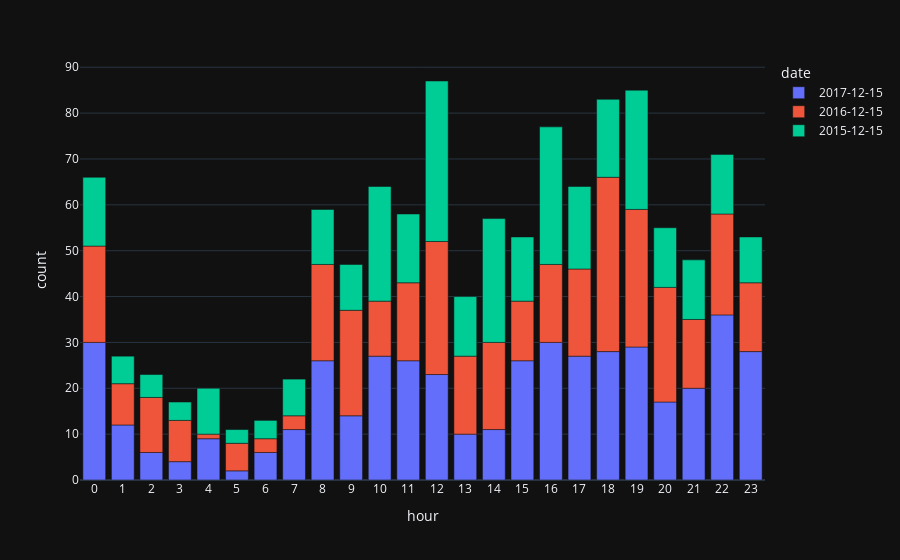

Notebook code cell kept with this figure:
### Code cell
# Create bar chart for the 3 date by hour cirme count
fig = px.bar(df_data, x="hour", y="count", color="date")
fig.update_layout(template='plotly_dark', xaxis={"tickmode": "linear"})
fig.show()

### Figure 1 — Plotly figure (JSON) as saved in the notebook; plotly's stock layout.template omitted (floating-point values rounded to 4 significant figures)
{"data": [{"alignmentgroup": "True", "hovertemplate": "date=2017-12-15<br>hour=%{x}<br>count=%{y}<extra></extra>", "legendgroup": "2017-12-15", "marker": {"color": "#636efa", "pattern": {"shape": ""}}, "name": "2017-12-15", "offsetgroup": "2017-12-15", "orientation": "v", "showlegend": true, "textposition": "auto", "type": "bar", "x": [23, 22, 21, 20, 19, 18, 17, 16, 15, 14, 13, 12, 11, 10, 9, 8, 7, 6, 5, 4, 3, 2, 1, 0], "xaxis": "x", "y": [28, 36, 20, 17, 29, 28, 27, 30, 26, 11, 10, 23, 26, 27, 14, 26, 11, 6, 2, 9, 4, 6, 12, 30], "yaxis": "y"}, {"alignmentgroup": "True", "hovertemplate": "date=2016-12-15<br>hour=%{x}<br>count=%{y}<extra></extra>", "legendgroup": "2016-12-15", "marker": {"color": "#EF553B", "pattern": {"shape": ""}}, "name": "2016-12-15", "offsetgroup": "2016-12-15", "orientation": "v", "showlegend": true, "textposition": "auto", "type": "bar", "x": [23, 22, 21, 20, 19, 18, 17, 16, 15, 14, 13, 12, 11, 10, 9, 8, 7, 6, 5, 4, 3, 2, 1, 0], "xaxis": "x", "y": [15, 22, 15, 25, 30, 38, 19, 17, 13, 19, 17, 29, 17, 12, 23, 21, 3, 3, 6, 1, 9, 12, 9, 21], "yaxis": "y"}, {"alignmentgroup": "True", "hovertemplate": "date=2015-12-15<br>hour=%{x}<br>count=%{y}<extra></extra>", "legendgroup": "2015-12-15", "marker": {"color": "#00cc96", "pattern": {"shape": ""}}, "name": "2015-12-15", "offsetgroup": "2015-12-15", "orientation": "v", "showlegend": true, "textposition": "auto", "type": "bar", "x": [23, 22, 21, 20, 19, 18, 17, 16, 15, 14, 13, 12, 11, 10, 9, 8, 7, 6, 5, 4, 3, 2, 1, 0], "xaxis": "x", "y": [10, 13, 13, 13, 26, 17, 18, 30, 14, 27, 13, 35, 15, 25, 10, 12, 8, 4, 3, 10, 4, 5, 6, 15], "yaxis": "y"}], "layout": {"autosize": true, "barmode": "relative", "legend": {"title": {"text": "date"}, "tracegroupgap": 0}, "margin": {"t": 60}, "xaxis": {"anchor": "y", "autorange": true, "domain": [0, 1], "range": [-0.5, 23.5], "tickmode": "linear", "title": {"text": "hour"}, "type": "linear"}, "yaxis": {"anchor": "x", "autorange": true, "domain": [0, 1], "range": [0, 91.58], "title": {"text": "count"}, "type": "linear"}}}
